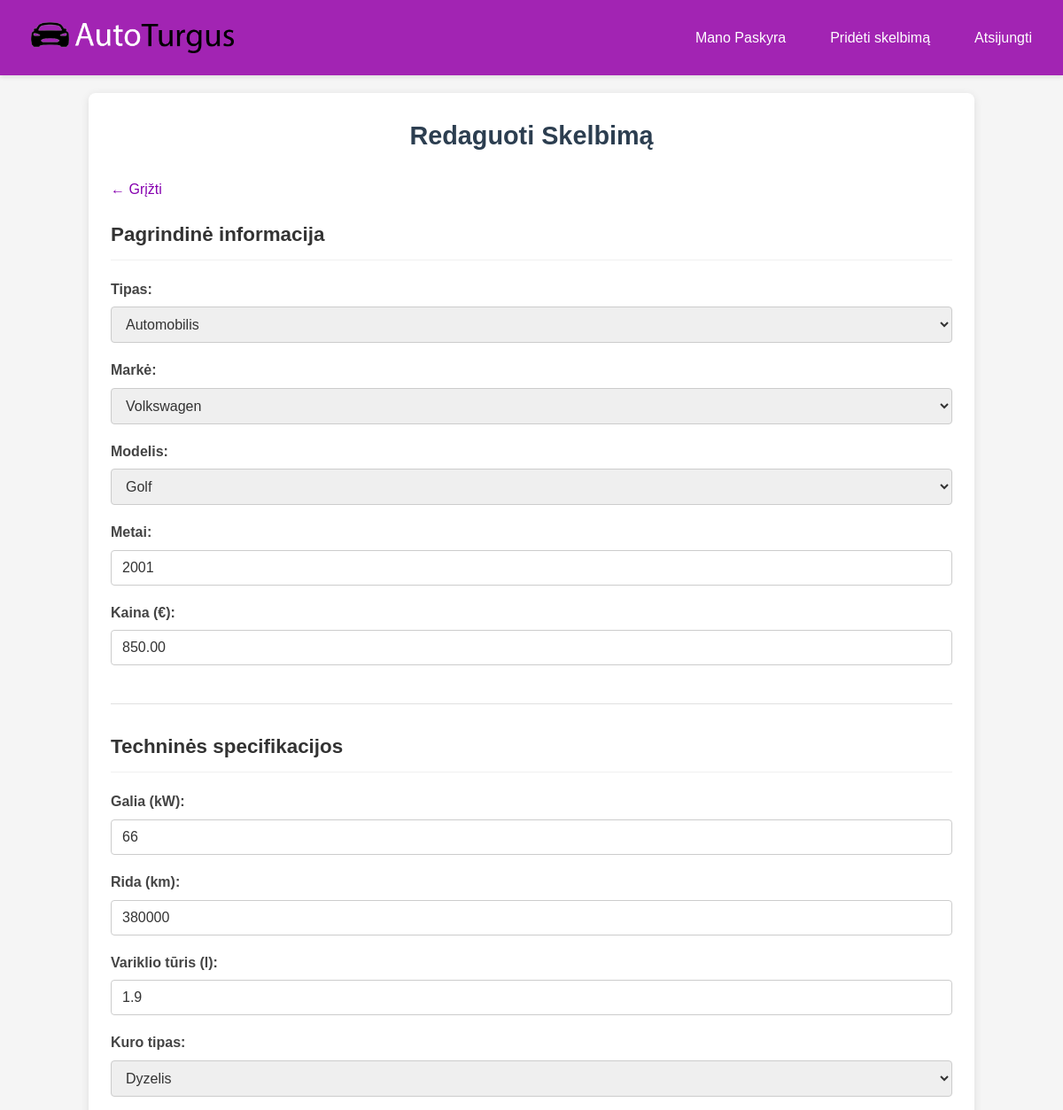
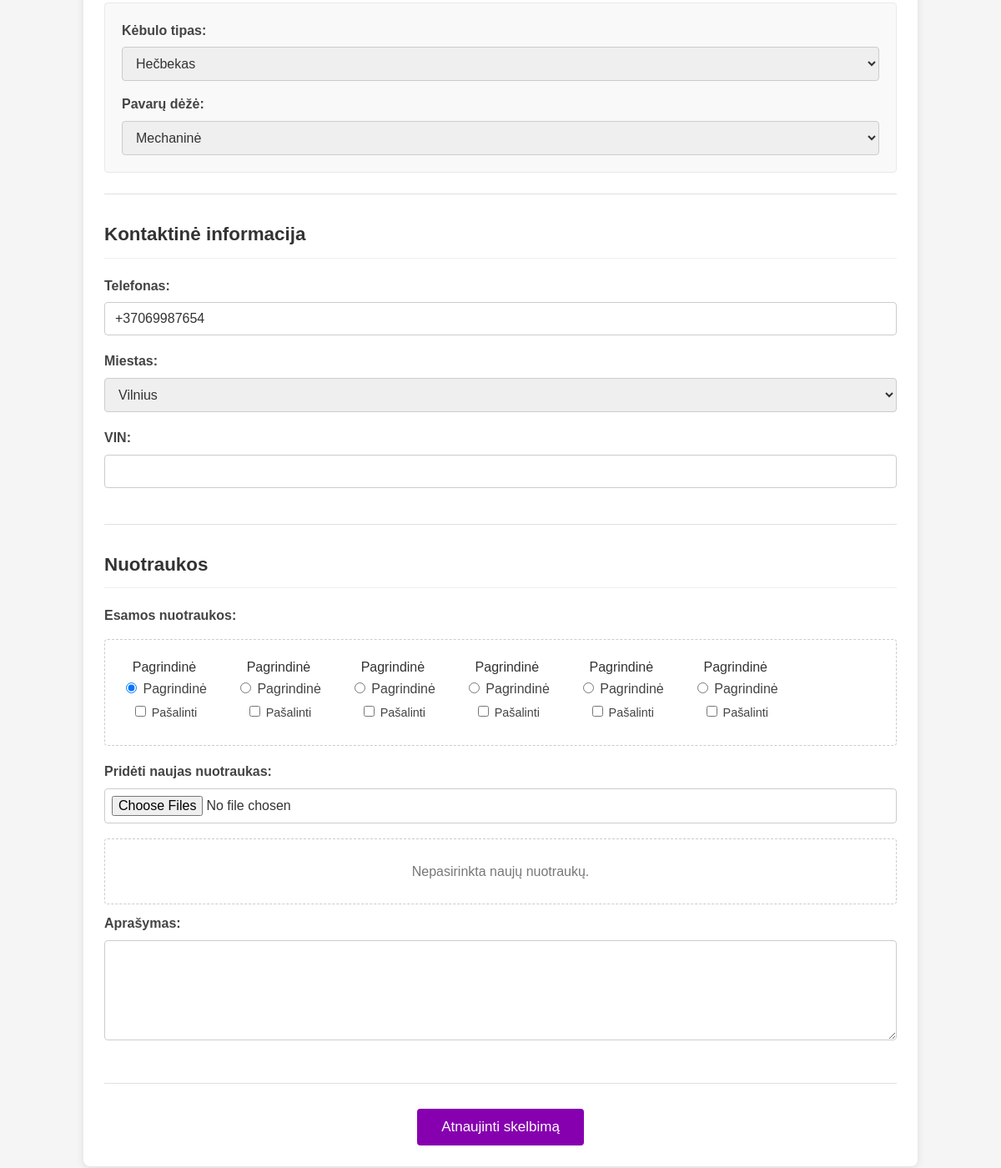
Screenshot of /pages/paskyra/redaguoti_skelbima.php?id=78 (signed in) with the database file from the repository (2 pictures, top to bottom).
### tables this page shows
CREATE TABLE `listings` (
  `id` int(11) NOT NULL,
  `user_id` int(11) NOT NULL,
  `vehicle_type_id` int(11) NOT NULL,
  `make_id` int(11) NOT NULL,
  `model_id` int(11) NOT NULL,
  `year` int(11) NOT NULL,
  `power` int(11) NOT NULL COMMENT 'Galia kW',
  `mileage` int(11) NOT NULL COMMENT 'Rida km',
  `body_type` varchar(30) DEFAULT NULL COMMENT 'Automobiliams',
  `fuel_type` enum('benzinas','dyzelis','elektra','hibridas','dujos','benzinas/dujos') NOT NULL,
  `price` decimal(10,2) NOT NULL,
  `image_url` varchar(255) DEFAULT NULL,
  `phone` varchar(20) NOT NULL,
  `city` varchar(100) DEFAULT NULL COMMENT 'Miestas',
  `engine_capacity` decimal(4,1) DEFAULT NULL COMMENT 'Variklio turis l',
  `transmission` varchar(20) DEFAULT NULL COMMENT 'Automobiliams',
  `vin` varchar(17) DEFAULT NULL COMMENT 'VIN kodas',
  `description` text DEFAULT NULL,
  `created_at` timestamp NOT NULL DEFAULT current_timestamp()
);

CREATE TABLE `vehicle_types` (
  `id` int(11) NOT NULL,
  `name` varchar(20) NOT NULL
);

CREATE TABLE `makes` (
  `id` int(11) NOT NULL,
  `name` varchar(50) NOT NULL,
  `vehicle_type_id` int(11) NOT NULL
);

CREATE TABLE `models` (
  `id` int(11) NOT NULL,
  `make_id` int(11) NOT NULL,
  `name` varchar(50) NOT NULL
);

CREATE TABLE `listing_images` (
  `id` int(11) NOT NULL,
  `listing_id` int(11) NOT NULL,
  `image_path` varchar(255) NOT NULL COMMENT 'Kelias iki nuotraukos, pvz., uploads/pavadinimas.jpg',
  `is_primary` tinyint(1) NOT NULL DEFAULT 0 COMMENT 'Ar tai pagrindinė skelbimo nuotrauka (0 = Ne, 1 = Taip)',
  `uploaded_at` timestamp NOT NULL DEFAULT current_timestamp()
);

### pages/paskyra/redaguoti_skelbima.php (the view, shortened to what this page needs)
<?php
require_once '../../phpScript/config.php';
$user_id = $_SESSION['user_id'];
$listing_id = isset($_GET['id']) ? intval($_GET['id']) : 0;
$stmt_fetch = $conn->prepare("SELECT * FROM listings WHERE id = ? AND user_id = ?");
$stmt_fetch->bind_param('ii', $listing_id, $user_id);
$stmt_fetch->execute();
$result_fetch = $stmt_fetch->get_result();
$form_data = $result_fetch->fetch_assoc();
$existing_images = [];
$stmt_images = $conn->prepare("SELECT id, image_path, is_primary FROM listing_images WHERE listing_id = ? ORDER BY id ASC");
if ($stmt_images) {
    $stmt_images->bind_param('i', $listing_id);
    if ($stmt_images->execute()) {
        $result_images = $stmt_images->get_result();
        while ($img_row = $result_images->fetch_assoc()) {
            $existing_images[] = $img_row;
        }
    }
}
$current_vehicle_type_id_for_makes = isset($form_data['vehicle_type_id']) ? intval($form_data['vehicle_type_id']) : 1;
$vehicle_types_query_result = $conn->query("SELECT id, name FROM vehicle_types ORDER BY id");
$makes_query_result = null;
$models_query_result = null;
$stmt_makes_form = $conn->prepare("SELECT id, name FROM makes WHERE vehicle_type_id = ? ORDER BY name");
if($stmt_makes_form) {
    $stmt_makes_form->bind_param('i', $current_vehicle_type_id_for_makes);
    $stmt_makes_form->execute();
    $makes_query_result = $stmt_makes_form->get_result();
}
if (!empty($form_data['make_id'])) {
    $stmt_models_form = $conn->prepare("SELECT id, name FROM models WHERE make_id = ? ORDER BY name");
    if ($stmt_models_form) {
        $current_make_id_for_models = intval($form_data['make_id']);
        $stmt_models_form->bind_param('i', $current_make_id_for_models);
        $stmt_models_form->execute();
        $models_query_result = $stmt_models_form->get_result();
    }
}
?>
<!DOCTYPE html>
<html lang="lt">
<head>
    <link rel="stylesheet" href="../../css/main.css">
    <link rel="stylesheet" href="../../css/naujas_skelbimas.css">
    <link rel="stylesheet" href="../../css/paskyra.css">
</head>
<body>
    <div class="user-menu">
        <div class="left"><a href="../../index.php"><img id="logo" src="../../img/logo.png" alt="logo"></a></div>
        <div class="right">
            <a href="dashboard.php">Mano Paskyra</a>
            <a href="../naujas_skelbimas.php">Pridėti skelbimą</a>
            <a href="../../phpScript/logout.php" class="logout-btn">Atsijungti</a>
        </div>
    </div>
    <div class="container">
        <h1>Redaguoti Skelbimą</h1>
        <a href="mano_skelbimai.php" class="back-link" style="margin-bottom: 20px; display: inline-block;">&larr; Grįžti</a>
        <form id="edit-listing-form" method="post" action="redaguoti_skelbima.php?id=<?= $listing_id ?>" enctype="multipart/form-data">
            <div class="form-section">
                <h2>Pagrindinė informacija</h2>
                <div class="form-group">
                    <label for="vehicle_type_id">Tipas:</label>
                    <select id="vehicle_type_id" name="vehicle_type_id" required>
                        <?php if ($vehicle_types_query_result): while ($type = $vehicle_types_query_result->fetch_assoc()): ?>
                            <option value="<?= $type['id'] ?>" <?= ($form_data['vehicle_type_id'] == $type['id']) ? 'selected' : '' ?>><?= htmlspecialchars($type['name']) ?></option>
                        <?php endwhile; @$vehicle_types_query_result->data_seek(0); endif; ?>
                    </select>
                </div>
                <div class="form-group">
                    <label for="make_id">Markė:</label>
                    <select id="make_id" name="make_id" required>
                         <?php if ($makes_query_result): while ($make = $makes_query_result->fetch_assoc()): ?>
                            <option value="<?= $make['id'] ?>" <?= ($form_data['make_id'] == $make['id']) ? 'selected' : '' ?>><?= htmlspecialchars($make['name']) ?></option>
                        <?php endwhile; @$makes_query_result->data_seek(0); endif; ?>
                    </select>
                </div>
                <div class="form-group">
                    <label for="model_id">Modelis:</label>
                    <select id="model_id" name="model_id" required <?= empty($form_data['make_id']) ? 'disabled' : '' ?>>
                        <?php if ($models_query_result): while ($model_row = $models_query_result->fetch_assoc()): ?>
                            <option value="<?= $model_row['id'] ?>" <?= ($form_data['model_id'] == $model_row['id']) ? 'selected' : '' ?>><?= htmlspecialchars($model_row['name']) ?></option>
                        <?php endwhile; if(mysqli_num_rows($models_query_result) > 0) @$models_query_result->data_seek(0); endif; ?>
                    </select>
                </div>
                 <div class="form-group"><label for="year">Metai:</label><input type="number" id="year" name="year" min="1900" max="<?= intval(date('Y')) + 1 ?>" required value="<?= htmlspecialchars($form_data['year'] ?? '') ?>"></div>
                <div class="form-group"><label for="price">Kaina (€):</label><input type="number" id="price" name="price" min="0" step="0.01" required value="<?= htmlspecialchars($form_data['price'] ?? '') ?>"></div>
            </div>
            <div class="form-section">
                <h2>Techninės specifikacijos</h2>
                <div class="form-group"><label for="power">Galia (kW):</label><input type="number" id="power" name="power" min="1" required value="<?= htmlspecialchars($form_data['power'] ?? '') ?>"></div>
                <div class="form-group"><label for="mileage">Rida (km):</label><input type="number" id="mileage" name="mileage" min="0" required value="<?= htmlspecialchars($form_data['mileage'] ?? '') ?>"></div>
                <div class="form-group"><label for="engine_capacity">Variklio tūris (l):</label><input type="number" id="engine_capacity" name="engine_capacity" min="0.1" step="0.1" required value="<?= htmlspecialchars($form_data['engine_capacity'] ?? '') ?>"></div>
                <div class="form-group">
                    <label for="fuel_type">Kuro tipas:</label>
                    <select id="fuel_type" name="fuel_type" required>
                        <option value="dyzelis" <?= ($form_data['fuel_type'] == 'dyzelis') ? 'selected' : '' ?>>Dyzelis</option>
                    </select>
                </div>
                <div id="car-specific-fields" style="<?= ($form_data['vehicle_type_id'] != 1) ? 'display:none;' : '' ?>">
                    <div class="form-group">
                        <label for="body_type">Kėbulo tipas:</label>
                        <select id="body_type" name="body_type" <?= ($form_data['vehicle_type_id'] == 1) ? 'required' : '' ?>>
                            <option value="hečbekas" <?= ($form_data['body_type'] == 'hečbekas') ? 'selected' : '' ?>>Hečbekas</option>
                        </select>
                    </div>
                    <div class="form-group">
                        <label for="transmission">Pavarų dėžė:</label>
                        <select id="transmission" name="transmission" <?= ($form_data['vehicle_type_id'] == 1) ? 'required' : '' ?>>
                            <option value="mechaninė" <?= ($form_data['transmission'] == 'mechaninė') ? 'selected' : '' ?>>Mechaninė</option>
                        </select>
                    </div>
                </div>
            </div>
            <div class="form-section">
                <h2>Kontaktinė informacija</h2>
                <div class="form-group"><label for="phone">Telefonas:</label><input type="tel" id="phone" name="phone" required value="<?= htmlspecialchars($form_data['phone'] ?? '') ?>"></div>
                <div class="form-group">
                    <label for="city">Miestas:</label>
                    <select id="city" name="city">
                        <option value="Vilnius" <?= ($form_data['city'] == 'Vilnius') ? 'selected' : '' ?>>Vilnius</option>
                    </select>
                </div>
                <div class="form-group"><label for="vin">VIN:</label><input type="text" id="vin" name="vin" maxlength="17" value="<?= htmlspecialchars($form_data['vin'] ?? '') ?>"></div>
            </div>
            <div class="form-section">
                <h2>Nuotraukos</h2>
                <div class="form-group">
                    <label>Esamos nuotraukos:</label>
                    <div class="image-previews" style="flex-wrap:wrap; gap:15px; margin-bottom:15px;">
                        <?php if (!empty($existing_images)): ?>
                            <?php foreach ($existing_images as $img): ?>
                                <div class="img-preview-wrapper-existing <?= $img['is_primary'] ? 'primary' : '' ?>" style="padding:10px; border-radius:4px; text-align:center;">
                                    <span class="primary-indicator">Pagrindinė</span>
                                    <label style="font-weight:normal; display:block; margin-bottom:5px; cursor:pointer;"><input type="radio" name="primary_image_id" value="<?= $img['id'] ?>" <?= $img['is_primary'] ? 'checked' : '' ?>> Pagrindinė</label>
                                    <label style="font-weight:normal; display:block; font-size:0.9em; cursor:pointer;"><input type="checkbox" name="delete_images[]" value="<?= $img['id'] ?>"> Pašalinti</label>
                                </div>
                            <?php endforeach; ?>
                        <?php else: ?><p>Pridėtų nuotraukų nėra.</p><?php endif; ?>
                    </div>
                </div>
                <div class="form-group">
                    <label for="image_uploads_edit">Pridėti naujas nuotraukas:</label>
                    <input type="file" id="image_uploads_edit" name="image_uploads[]" multiple accept="image/jpeg,image/png,image/gif">
                </div>
                <div id="new_image_previews_container_edit" class="image-previews" style="margin-top:10px; margin-bottom:10px; min-height:50px; border:1px dashed #ccc; padding:10px; border-radius:4px;">
                    <p>Nepasirinkta naujų nuotraukų.</p>
                </div>
                <div class="form-group"><label for="description">Aprašymas:</label><textarea id="description" name="description" rows="4"><?= htmlspecialchars($form_data['description'] ?? '') ?></textarea></div>
            </div>
            <button type="button" id="submit-edit-form-btn" class="submit-btn">Atnaujinti skelbimą</button>
        </form>
    </div>
</body>
</html>

### css/main.css (style rules this page uses)
body { font-family: 'Arial', sans-serif; line-height: 1.6; color: #333; background-color: #f5f5f5; margin: 0; padding: 0; }
.container { max-width: 1000px; margin: 20px auto; padding: 0 15px; box-sizing: border-box; }
.top-menu, .user-menu { background-color: #a224b3; padding: 15px; display: flex; justify-content: flex-end; flex-wrap: wrap; gap: 10px; box-shadow: 0 2px 5px rgba(0,0,0,0.1); align-items: center; }
.top-menu button, .user-menu a { background: none; border: none; color: white; font-size: 16px; padding: 10px 20px; cursor: pointer; border-radius: 4px; transition: background-color 0.3s; text-decoration: none; text-align: center; }
.left { margin-right: auto; display: flex; align-items: center; }
.right { display: flex; align-items: center; gap: 10px; }
#logo { height: 35px; display: block; }

### css/naujas_skelbimas.css (style rules this page uses)
.container { background-color: #fff; padding: 25px; border-radius: 8px; box-shadow: 0 2px 10px rgba(0,0,0,0.1); margin-top: 20px; margin-bottom: 30px; }
.container h1 { color: #2c3e50; margin-top: 0; margin-bottom: 25px; text-align: center; font-size: 1.8em; }
.form-section { margin-bottom: 30px; padding-bottom: 25px; border-bottom: 1px solid #e0e0e0; }
.form-section h2 { color: #333; margin-top: 0; margin-bottom: 20px; border-bottom: 1px solid #f0f0f0; padding-bottom: 10px; font-size: 1.4em; }
.form-group { margin-bottom: 18px; }
.form-group label { display: block; margin-bottom: 7px; font-weight: bold; color: #444; }
.form-group input[type="text"], .form-group input[type="email"], .form-group input[type="password"], .form-group input[type="tel"], .form-group input[type="number"], .form-group input[type="url"], .form-group input[type="file"], .form-group select, .form-group textarea { width: 100%; padding: 10px 12px; border: 1px solid #ccc; border-radius: 4px; box-sizing: border-box; font-size: 16px; color: #333; }
.form-group input[type="file"] { padding: 8px; }
.form-group textarea { min-height: 120px; resize: vertical; }
#car-specific-fields { padding: 20px; background-color: #f9f9f9; border: 1px solid #e9e9e9; border-radius: 4px; margin-top: 15px; }
#car-specific-fields .form-group { margin-bottom: 15px; }
#car-specific-fields .form-group:last-child { margin-bottom: 0; }
.submit-btn { background-color: #8600af; color: white; border: none; padding: 12px 25px; border-radius: 4px; cursor: pointer; font-size: 17px; transition: background-color 0.3s; width: auto; display: block; margin: 20px auto 0; min-width: 200px; }
.image-previews { display: flex; flex-wrap: wrap; gap: 10px; margin-top: 15px; margin-bottom: 10px; padding: 10px; border: 1px dashed #ccc; border-radius: 4px; min-height: 80px; align-items: center; justify-content: flex-start; }
.image-previews p { width: 100%; text-align: center; color: #777; }

### css/paskyra.css (style rules this page uses)
.container .back-link { display: inline-block; margin-bottom: 20px; color: #8600af; text-decoration: none; font-size: 1em; font-weight: 500; }

### pages/paskyra/redaguoti_skelbima.php (style rules this page uses)
.img-preview-wrapper-existing { position: relative; }

### rows the page displays
listings: vehicle_type_id "Automobilis", make_id "Volkswagen", model_id "Golf", year "2001", price "850.00", power "66", mileage "380000", engine_capacity "1.9", fuel_type "Dyzelis", body_type "Hečbekas", transmission "Mechaninė", phone "+37069987654", city "Vilnius"
listing_images: is_primary "☑ Pagrindinė"
listing_images: is_primary "☐ Pagrindinė"
listing_images: is_primary "☐ Pagrindinė"
listing_images: is_primary "☐ Pagrindinė"
listing_images: is_primary "☐ Pagrindinė"
listing_images: is_primary "☐ Pagrindinė"
